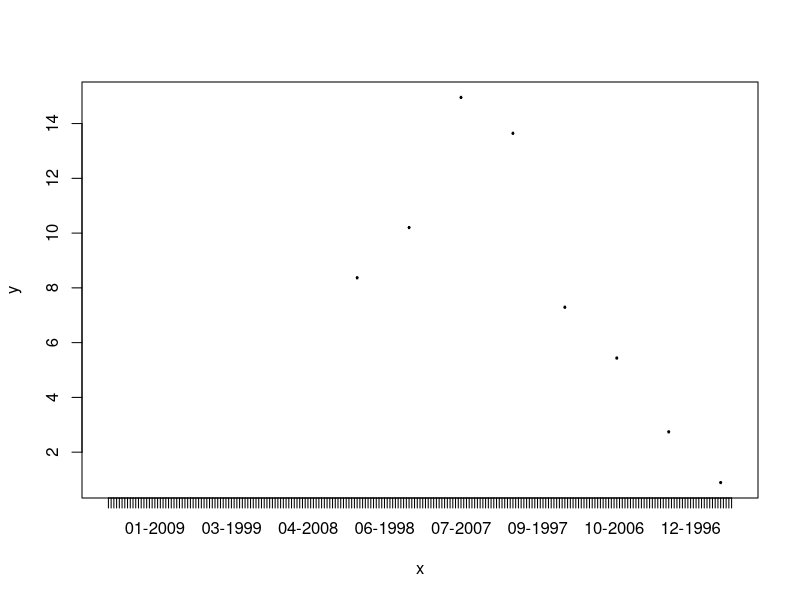
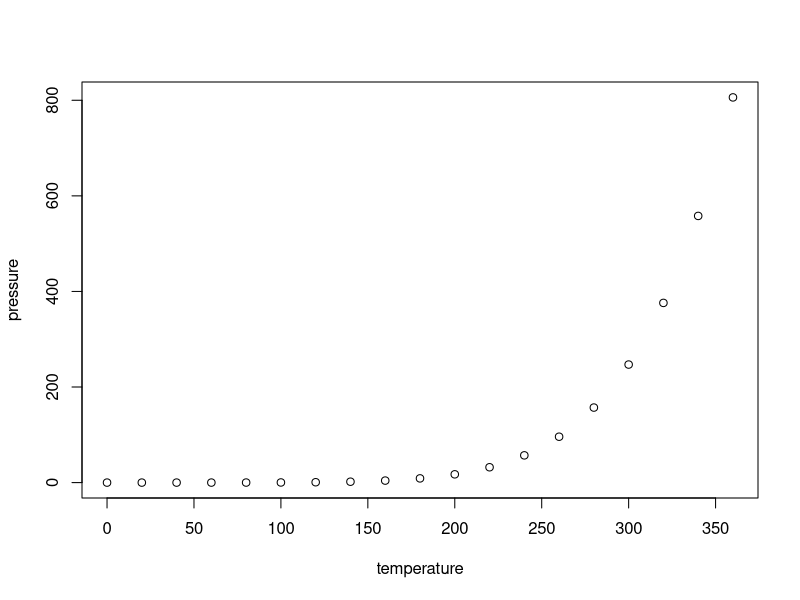

The R script that drew these images, in order:
## ---- chunk 1
knitr::opts_chunk$set(echo = TRUE)
## ---- chunk 2
temps <- read.csv(file = "data/stream-temps.csv", stringsAsFactors=TRUE)
temps
## ---- chunk 3
plot(temps$MonthYear[temps$NoRWeST_ID == 'MidSnake_174'], temps$MonthlyMean[temps$NoRWeST_ID == 'MidSnake_174'])
## ---- chunk 4
plot(pressure)
